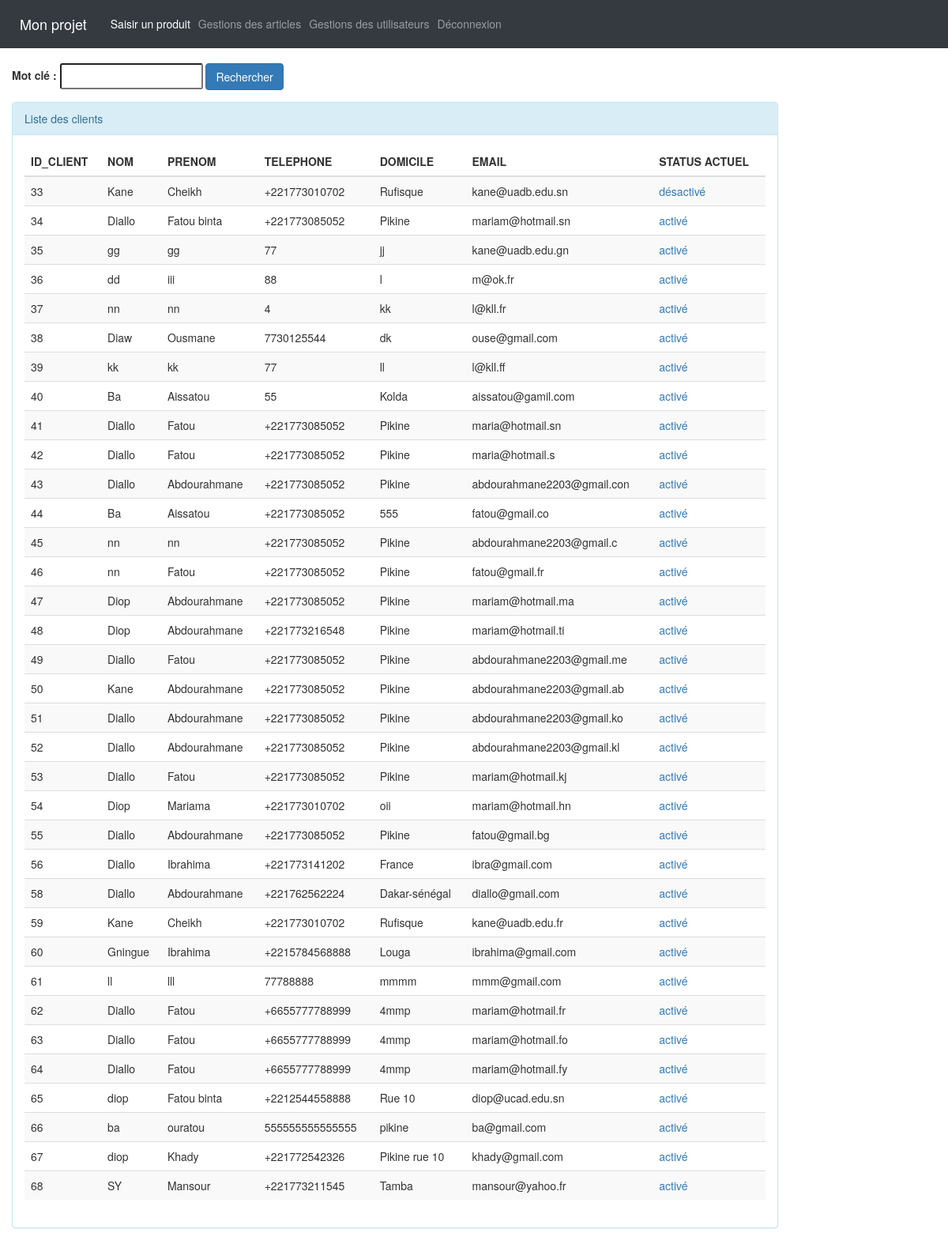
/EspaceMembres/listeUtilisateurs.php (signed in), run on the app's committed database.
### tables this page shows
CREATE TABLE IF NOT EXISTS `client` (
  `id_client` int(11) NOT NULL AUTO_INCREMENT,
  `nom` varchar(100) NOT NULL,
  `prenom` varchar(150) NOT NULL,
  `telephone` varchar(50) NOT NULL,
  `adresse` varchar(100) NOT NULL,
  `email` varchar(100) NOT NULL,
  `mdp` varchar(100) NOT NULL,
  `status_client` varchar(20) NOT NULL,
  PRIMARY KEY (`id_client`)
);

### EspaceMembres/listeUtilisateurs.php (the view, shortened to what this page needs)
<?php
require_once 'include/db.php';
$mc ="";
if(isset($_GET['motCle'])){
    $mc = $_GET['motCle'];
    $req = $db->prepare("SELECT * FROM client WHERE nom LIKE '%$mc%' ");
    $req->execute();
}
else {
    $req = $db->prepare("SELECT * FROM client");
    $req->execute();
}
?>
<?php require_once('include/headerCommerciaux.php'); ?>
<div class="col-xs-12 col-md-10 container"><br>
    <form action="" method="get">
        <div class="form-group">
            <label for="motCle" class="control-label">Mot clé :</label>
            <input type="text" name="motCle" class="form-control-lg" value="<?= $mc; ?>">
            <button class="btn btn-primary">Rechercher</button>
        </div>
    </form>
    <div class="panel panel-info spacer">
        <div class="panel-heading">Liste des clients</div>
        <div class="panel-body">
            <table class="table table-striped">
                <thead>
                <tr>
                    <th>ID_CLIENT</th><th>NOM</th> <th>PRENOM</th> <th>TELEPHONE</th> <th>DOMICILE</th> <th>EMAIL</th> <th>STATUS ACTUEL</th>
                </tr>
                </thead>
                <tbody>
                <?php while ($clients = $req->fetch()){ ?>
                    <tr>
                        <td><?= $clients->id_client; ?> </td>
                        <td><?= $clients->nom; ?> </td>
                        <td><?=$clients->prenom; ?> </td>
                        <td><?= $clients->telephone; ?> </td>
                        <td><?= $clients->adresse; ?> </td>
                        <td><?php echo ($clients->email) ?> </td>
                        <td>
                        <a href="activerDesactiverClient.php?id=<?= $clients->id_client;?>&status=<?= $clients->status_client;?>"><?php echo ($clients->status_client) ?></a>
                        </td>
                    </tr>
                <?php } ?>
                </tbody>
            </table>
        </div>
    </div>
</div>

### EspaceMembres/css/myStyle.css (style rules this page uses)
.spacer { margin-top: 10px; }

### data on the page
client: id_client "33", nom "Kane", prenom "Cheikh", telephone "+221773010702", adresse "Rufisque", email "kane@uadb.edu.sn", status_client "désactivé"
client: id_client "34", nom "Diallo", prenom "Fatou binta", telephone "+221773085052", adresse "Pikine", email "mariam@hotmail.sn", status_client "activé"
client: id_client "35", nom "gg", prenom "gg", telephone "77", adresse "jj", email "kane@uadb.edu.gn", status_client "activé"
client: id_client "36", nom "dd", prenom "iii", telephone "88", adresse "l", email "m@ok.fr", status_client "activé"
client: id_client "37", nom "nn", prenom "nn", telephone "4", adresse "kk", email "l@kll.fr", status_client "activé"
client: id_client "38", nom "Diaw", prenom "Ousmane", telephone "7730125544", adresse "dk", email "ouse@gmail.com", status_client "activé"
client: id_client "39", nom "kk", prenom "kk", telephone "77", adresse "ll", email "l@kll.ff", status_client "activé"
client: id_client "40", nom "Ba", prenom "Aissatou", telephone "55", adresse "Kolda", email "aissatou@gamil.com", status_client "activé"
client: id_client "41", nom "Diallo", prenom "Fatou", telephone "+221773085052", adresse "Pikine", email "maria@hotmail.sn", status_client "activé"
client: id_client "42", nom "Diallo", prenom "Fatou", telephone "+221773085052", adresse "Pikine", email "maria@hotmail.s", status_client "activé"
client: id_client "43", nom "Diallo", prenom "Abdourahmane", telephone "+221773085052", adresse "Pikine", email "abdourahmane2203@gmail.con", status_client "activé"
client: id_client "44", nom "Ba", prenom "Aissatou", telephone "+221773085052", adresse "555", email "fatou@gmail.co", status_client "activé"
client: id_client "45", nom "nn", prenom "nn", telephone "+221773085052", adresse "Pikine", email "abdourahmane2203@gmail.c", status_client "activé"
client: id_client "46", nom "nn", prenom "Fatou", telephone "+221773085052", adresse "Pikine", email "fatou@gmail.fr", status_client "activé"
client: id_client "47", nom "Diop", prenom "Abdourahmane", telephone "+221773085052", adresse "Pikine", email "mariam@hotmail.ma", status_client "activé"
client: id_client "48", nom "Diop", prenom "Abdourahmane", telephone "+221773216548", adresse "Pikine", email "mariam@hotmail.ti", status_client "activé"
client: id_client "49", nom "Diallo", prenom "Fatou", telephone "+221773085052", adresse "Pikine", email "abdourahmane2203@gmail.me", status_client "activé"
client: id_client "50", nom "Kane", prenom "Abdourahmane", telephone "+221773085052", adresse "Pikine", email "abdourahmane2203@gmail.ab", status_client "activé"
client: id_client "51", nom "Diallo", prenom "Abdourahmane", telephone "+221773085052", adresse "Pikine", email "abdourahmane2203@gmail.ko", status_client "activé"
client: id_client "52", nom "Diallo", prenom "Abdourahmane", telephone "+221773085052", adresse "Pikine", email "abdourahmane2203@gmail.kl", status_client "activé"
client: id_client "53", nom "Diallo", prenom "Fatou", telephone "+221773085052", adresse "Pikine", email "mariam@hotmail.kj", status_client "activé"
client: id_client "54", nom "Diop", prenom "Mariama", telephone "+221773010702", adresse "oii", email "mariam@hotmail.hn", status_client "activé"
client: id_client "55", nom "Diallo", prenom "Abdourahmane", telephone "+221773085052", adresse "Pikine", email "fatou@gmail.bg", status_client "activé"
client: id_client "56", nom "Diallo", prenom "Ibrahima", telephone "+221773141202", adresse "France", email "ibra@gmail.com", status_client "activé"
client: id_client "58", nom "Diallo", prenom "Abdourahmane", telephone "+221762562224", adresse "Dakar-sénégal", email "diallo@gmail.com", status_client "activé"
client: id_client "59", nom "Kane", prenom "Cheikh", telephone "+221773010702", adresse "Rufisque", email "kane@uadb.edu.fr", status_client "activé"
client: id_client "60", nom "Gningue", prenom "Ibrahima", telephone "+2215784568888", adresse "Louga", email "ibrahima@gmail.com", status_client "activé"
client: id_client "61", nom "ll", prenom "lll", telephone "77788888", adresse "mmmm", email "mmm@gmail.com", status_client "activé"
client: id_client "62", nom "Diallo", prenom "Fatou", telephone "+6655777788999", adresse "4mmp", email "mariam@hotmail.fr", status_client "activé"
client: id_client "63", nom "Diallo", prenom "Fatou", telephone "+6655777788999", adresse "4mmp", email "mariam@hotmail.fo", status_client "activé"
client: id_client "64", nom "Diallo", prenom "Fatou", telephone "+6655777788999", adresse "4mmp", email "mariam@hotmail.fy", status_client "activé"
client: id_client "65", nom "diop", prenom "Fatou binta", telephone "+2212544558888", adresse "Rue 10", email "diop@ucad.edu.sn", status_client "activé"
client: id_client "66", nom "ba", prenom "ouratou", telephone "555555555555555", adresse "pikine", email "ba@gmail.com", status_client "activé"
client: id_client "67", nom "diop", prenom "Khady", telephone "+221772542326", adresse "Pikine rue 10", email "khady@gmail.com", status_client "activé"
client: id_client "68", nom "SY", prenom "Mansour", telephone "+221773211545", adresse "Tamba", email "mansour@yahoo.fr", status_client "activé"
